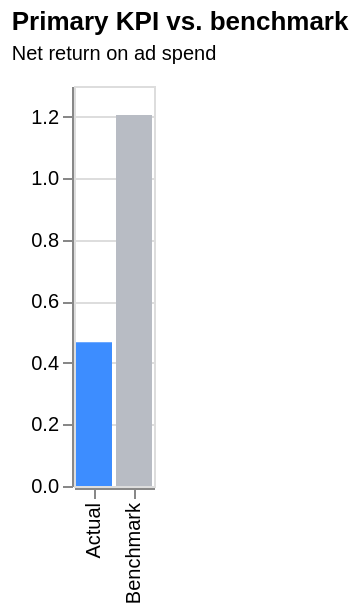

The code cell stored with this chart in its notebook:
### Markdown cell above
### One campaign's evidence pack + benchmark chart

Each `CampaignEvidencePack` is the exact payload the LLM would receive at the swap
point — computed KPIs and benchmarks only, no raw customer data.

### Code cell
pack = bundle.evidence_packs[0]
print("campaign   :", pack.campaign_name, f"({pack.campaign_type.value})")
print("business job:", pack.business_job)
print("primary KPIs:")
for m in pack.primary_kpis:
    print(f"   {m.label:32s} actual={m.actual}  benchmark={m.benchmark}  passed={m.passed}")
benchmark_chart(pack)

### Figure 1 — Vega-Lite specification as saved in the notebook (floating-point values rounded to 4 significant figures)
{"$schema": "https://vega.github.io/schema/vega-lite/v5.20.1.json", "config": {"view": {"continuousHeight": 300, "continuousWidth": 300}}, "data": {"name": "data-85f01df4d5ea0a8f24dd5d19e7f63cea"}, "datasets": {"data-85f01df4d5ea0a8f24dd5d19e7f63cea": [{"Metric": "Net return on ad spend", "Value": 0.4676, "Value type": "Actual"}, {"Metric": "Net return on ad spend", "Value": 1.206, "Value type": "Benchmark"}]}, "encoding": {"color": {"field": "Value type", "legend": null, "scale": {"domain": ["Actual", "Benchmark"], "range": ["#3D8DFF", "#B8BCC4"]}, "type": "nominal"}, "column": {"field": "Metric", "title": null, "type": "nominal"}, "x": {"field": "Value type", "title": null, "type": "nominal"}, "y": {"field": "Value", "title": null, "type": "quantitative"}}, "height": 200, "mark": {"type": "bar"}, "title": "Primary KPI vs. benchmark"}
